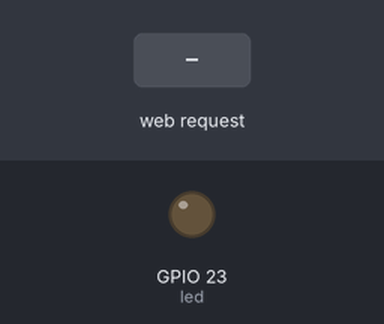
A sketch run on a simulated ESP32. On the bench: output pins drawn as LEDs (lit = HIGH). The test bench sets the inputs (shaded band). WiFi joins after 1.5 s; servers stay silent unless stated; what the sketch prints to the serial monitor is not drawn.

Above: at 2.7 s.
2.8 s: HTTP request GET /ON received
At 3.1 s:
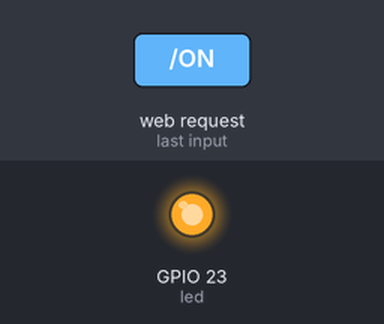
4.3 s: HTTP request GET /OFF received
At 5.4 s:
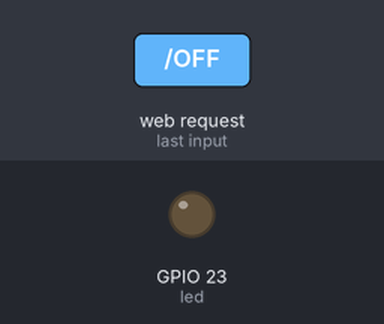
Timing chart, 0 to 7.3 s (numbered marks = the images above; inputs shaded):
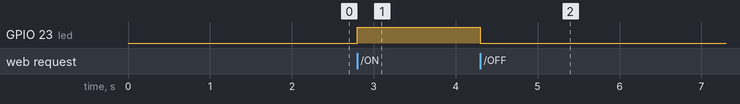

Measured:
- after the input at 2.8 s, GPIO 23 (led): LOW → HIGH at once
- after the input at 4.3 s, GPIO 23 (led): HIGH → LOW at once

The sketch:

esp32_first.ino
```cpp
#include <WiFi.h>

const char* ssid = "iqoo";
const char* password = "12345678";

WiFiServer server(80);

int led = 23;

void setup()
{
  Serial.begin(115200);

  pinMode(led, OUTPUT);

  Serial.println("Connecting to WiFi...");
  WiFi.begin(ssid, password);

  while (WiFi.status() != WL_CONNECTED)
  {
    delay(500);
    Serial.print(".");
  }

  Serial.println("");
  Serial.println("WiFi connected");

  Serial.println(WiFi.localIP());

  server.begin();
}

void loop()
{
  WiFiClient client = server.available();

  if (client)
  {
    String request = client.readStringUntil('\r');

    if (request.indexOf("/ON") != -1)
    {
      digitalWrite(led, HIGH);
    }

    if (request.indexOf("/OFF") != -1)
    {
      digitalWrite(led, LOW);
    }

    client.println("HTTP/1.1 200 OK");
    client.println("Content-Type: text/html");
    client.println("");

    client.println("<h1>ESP32 Control</h1>");
    client.println("<a href=\"/ON\">LED ON</a><br>");
    client.println("<a href=\"/OFF\">LED OFF</a>");

    delay(1);
    client.stop();
  }
}
```
